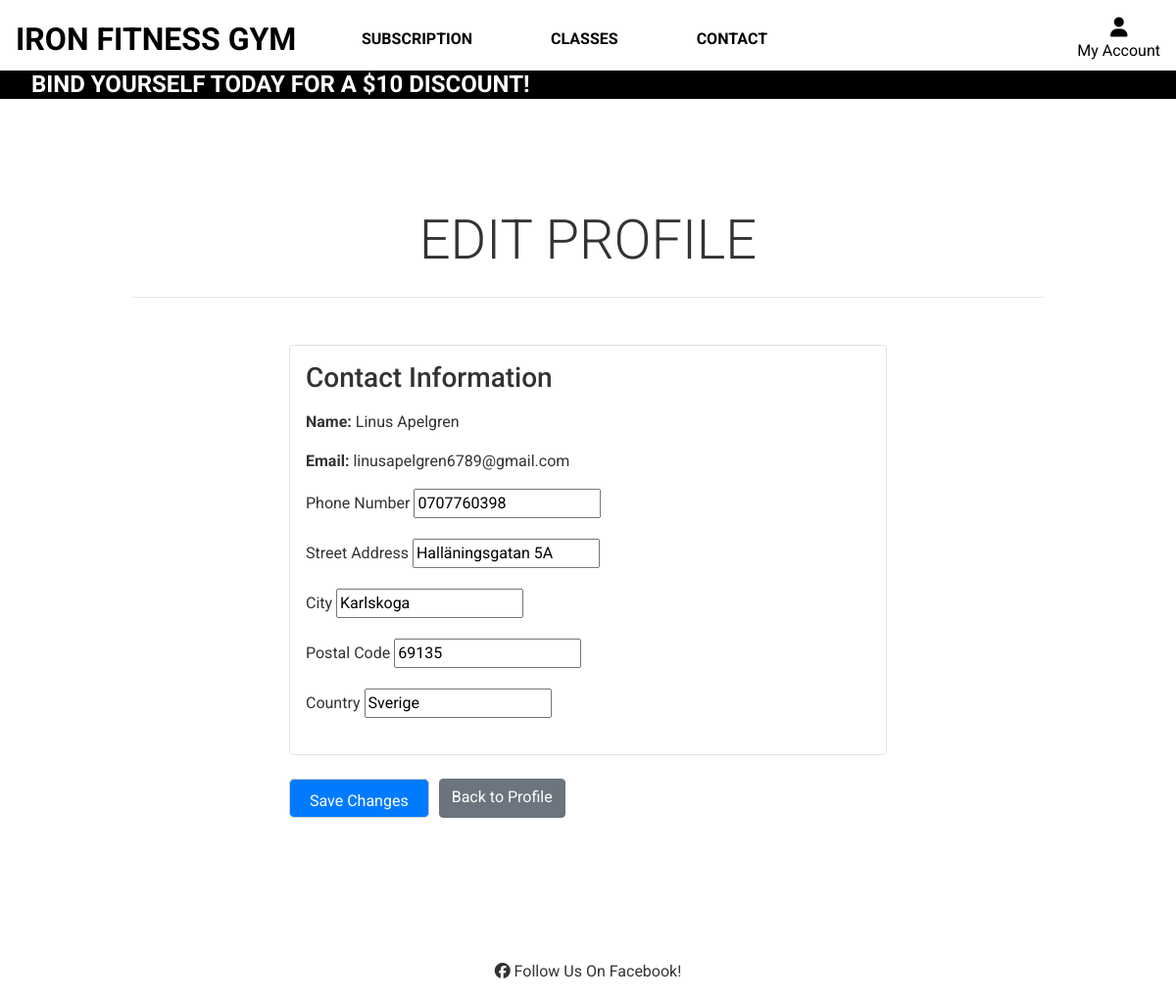
The page /users/profile/edit/ (signed in) on the database its author committed.
### users/models.py (models this page shows, shortened)
class UserProfile(models.Model):
    user = models.OneToOneField(User, on_delete=models.CASCADE)
    phone_number = models.CharField(max_length=15, blank=True)
    gym_visits = models.IntegerField(default=0)
    street_address = models.CharField(max_length=255, blank=True, null=True)
    city = models.CharField(max_length=100, blank=True, null=True)
    postal_code = models.CharField(max_length=20, blank=True, null=True)
    country = models.CharField(max_length=100, blank=True, null=True)
    subscription_plan = models.ForeignKey(
        SubscriptionPlan,
        null=True, blank=True,
        on_delete=models.SET_NULL
    )
    subscription_start_date = models.DateTimeField(null=True, blank=True)
    booked_classes = models.ManyToManyField(Booking, blank=True)

### users/views.py (the view)
# urls.py: path("profile/edit/", profile_edit, name="profile_edit"),
@login_required
def profile_edit(request):
    user_profile, created = UserProfile.objects.get_or_create(
        user=request.user
    )
    if request.method == "POST":
        form = UserProfileForm(
            request.POST,
            request.FILES,
            instance=user_profile
        )
        if form.is_valid():
            form.save()
            return redirect("profile_view")
    else:
        form = UserProfileForm(instance=user_profile)
    return render(
        request, "users/profile_edit.html",
        {"form": form, "user_profile": user_profile}
    )

### users/forms.py
class UserProfileForm(forms.ModelForm):
    class Meta:
        model = UserProfile
        fields = [
            "phone_number",
            "street_address",
            "city",
            "postal_code",
            "country",
        ]

### users/templates/users/profile_edit.html (shortened to what this page needs)
{% extends "base.html" %}
{% load static %}
{% block page_header %}
    <div class="container header-container">
    </div>
{% endblock %}
{% block content %}
<div class="d-flex flex-column min-vh-100">
    <div class="flex-grow-1">
        <div class="container-fluid">
            <div class="container mt-5">
                <div class="row mb-4">
                    <div class="col text-center">
                        <h2 class="display-4 logo-font">Edit Profile</h2>
                        <hr class="my-4">
                    </div>
                </div>
                <div class="row">
                    <div class="col-12 col-md-8 offset-md-2">
                        <form method="post" enctype="multipart/form-data" class="editform">
                            <div class="contact-info contact-edit mb-4 p-3 border rounded">
                                <h3 class="mb-3">Contact Information</h3>
                                <p><strong>Name:</strong> {{ user_profile.user.first_name }} {{ user_profile.user.last_name }}</p>
                                <p><strong>Email:</strong> {{ user_profile.user.email }}</p>
                                <div class="mb-3">
                                    <label for="phone_number" class="form-label">Phone Number</label>
                                    {{ form.phone_number }}
                                </div>
                                <div class="mb-3">
                                    <label for="street_address" class="form-label">Street Address</label>
                                    {{ form.street_address }}
                                </div>
                                <div class="mb-3">
                                    <label for="city" class="form-label">City</label>
                                    {{ form.city }}
                                </div>
                                <div class="mb-3">
                                    <label for="postal_code" class="form-label">Postal Code</label>
                                    {{ form.postal_code }}
                                </div>
                                <div class="mb-3">
                                    <label for="country" class="form-label">Country</label>
                                    {{ form.country }}
                                </div>
                            </div>
                            <div class="text-center">
                                <div class="profile-actions d-flex" style="gap: 10px;">
                                    <button type="submit" class="btn btn-primary" style="border-radius: 5px;">Save Changes</button>
                                    <a href="{% url 'profile_view' %}" class="btn btn-secondary">Back to Profile</a>
                                </div>
                            </div>
                        </form>
                    </div>
                </div>
            </div>
        </div>
    </div>
</div>
{% endblock %}

### static/css/base.css (style rules this page uses)
html { height: 100%; }
body { font-family: 'Roboto', sans-serif; height: calc(100vh - 184px); color: #333; font-family: Roboto; background-color: white; overflow-x: hidden; }
.logo-font { text-transform: uppercase; }
.container-fluid { padding: 0; }
.contact-edit { width: 100%; }
button[type="submit"] { height: 40px; padding: 10px 20px; border-radius: 5px; font-size: 16px; border: 1px solid #ccc; background-color: #007bff; color: white; cursor: pointer; transition: background-color 0.3s; }
@media (min-width: 1200px) { .container { max-width: 80%; } }
@media (min-width: 992px) { .header-container { padding-top: 164px; } }

### rows shown on the page
UserProfile: user.first_name "Linus", user.last_name "Apelgren", user.email "linusapelgren6789@gmail.com", phone_number "0707760398", street_address "Halläningsgatan 5A", city "Karlskoga", postal_code "69135", country "Sverige"
